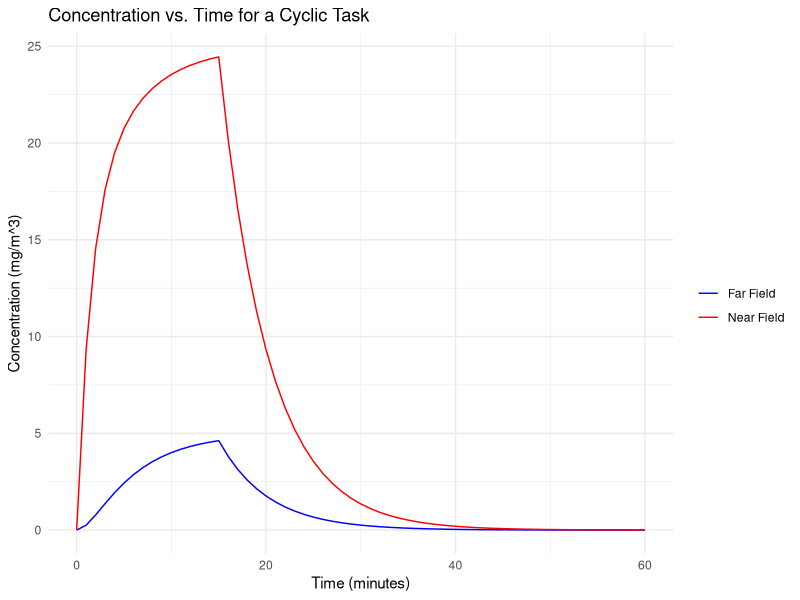

Generate this figure with R:
library(ggplot2)

# Define model 200
model_200 <- function(G, Q, beta, gamma) {
  C_F <- gamma * G / Q # Far field
  C_N <- C_F + ((gamma * G) / beta) # Near field
  return(list(C_F = C_F, C_N = C_N))
}

# Define model 201

# Define the model parameters with units
T <- 60    # minutes
t_g <- 15    # minutes
G <- 100    # mg/min
Q <- 20     # m^3/min
QL <- 5     # m^3/min
epsilon_L <- 0.5  # Local control efficiency
epsilon_LF <- 0.75 # Filtration efficiency
Q_R <- 5    # m^3/min
V <- 100    # m^3
V_N <- 8    # Near-field volume in m^3
beta <- 5   # Near-field ventilation rate in m^3/min
gamma <- 0.25

# Derived parameters
V_F <- V - V_N  # Far-field volume in m^3

# Time points
time_points <- 0:T

# Lambda calculations
lambda_1 <- 0.5 * (-(beta * V_F + V_N * (beta + Q)) / (V_N * V_F) +
                     sqrt(((beta * V_F + V_N * (beta + Q)) / (V_N * V_F))^2 -
                            4 * (beta * Q) / (V_N * V_F)))
lambda_2 <- 0.5 * (-(beta * V_F + V_N * (beta + Q)) / (V_N * V_F) -
                     sqrt(((beta * V_F + V_N * (beta + Q)) / (V_N * V_F))^2 -
                            4 * (beta * Q) / (V_N * V_F)))

# Initial concentrations for the decay phase
C_F0 <- G / Q  # Steady state far field concentration
C_N0 <- C_F0 + G / beta  # Steady state near field concentration

# Concentration calculations
C_F_t <- numeric(length(time_points))
C_N_t <- numeric(length(time_points))

for (t in time_points) {
  if (t <= t_g) {
    C_F_t[t + 1] <- C_F0 + G * ((lambda_1 * V_N + beta) / beta) * 
      ((beta * Q + lambda_2 * V_N * (beta + Q)) / (beta * Q * V_N * (lambda_1 - lambda_2))) * 
      exp(lambda_1 * t) - G * ((lambda_2 * V_N + beta) / beta) * 
      ((beta * Q + lambda_1 * V_N * (beta + Q)) / (beta * Q * V_N * (lambda_1 - lambda_2))) * 
      exp(lambda_2 * t)
    C_N_t[t + 1] <- C_N0 + G * ((beta * Q + lambda_2 * V_N * (beta + Q)) / (beta * Q * V_N * (lambda_1 - lambda_2))) * 
      exp(lambda_1 * t) - G * 
      ((beta * Q + lambda_1 * V_N * (beta + Q)) / (beta * Q * V_N * (lambda_1 - lambda_2))) * 
      exp(lambda_2 * t)
  } else {
    C_F_t[t + 1] <- C_F_t[t_g + 1] * exp(lambda_1 * (t - t_g))
    C_N_t[t + 1] <- C_N_t[t_g + 1] * exp(lambda_1 * (t - t_g))
  }
}

# Data preparation for plotting
df <- data.frame(Time = time_points, Far_Field = C_F_t, Near_Field = C_N_t)

# Plot the results
ggplot(data = df, aes(x = Time)) +
  geom_line(aes(y = Far_Field, color = "Far Field")) +
  geom_line(aes(y = Near_Field, color = "Near Field")) +
  labs(title = 'Concentration vs. Time for a Cyclic Task', 
       x = 'Time (minutes)', y = 'Concentration (mg/m^3)') +
  theme_minimal() +
  scale_color_manual("", 
                     breaks = c("Far Field", "Near Field"),
                     values = c("blue", "red"))
